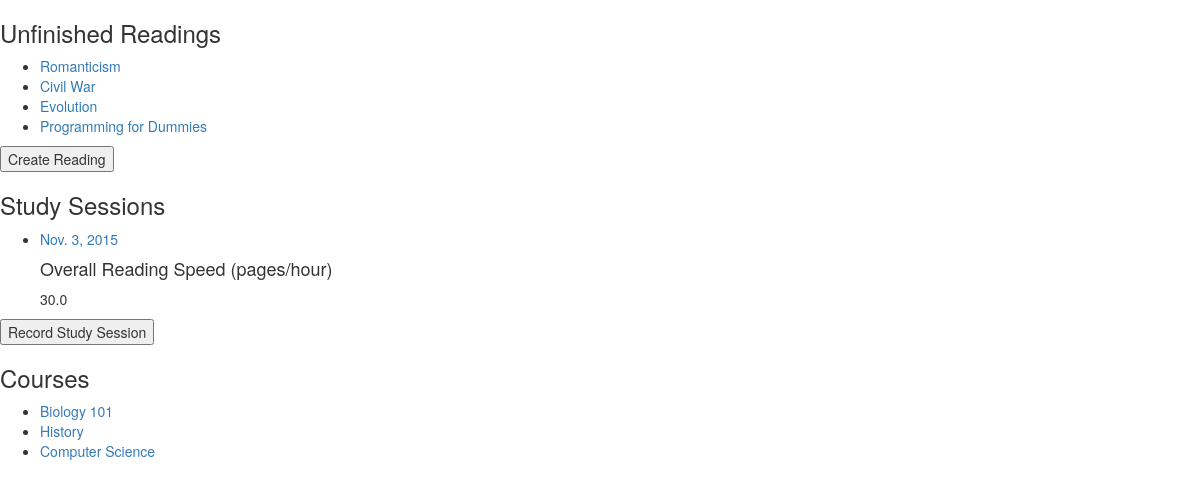
The app's page /, older data.
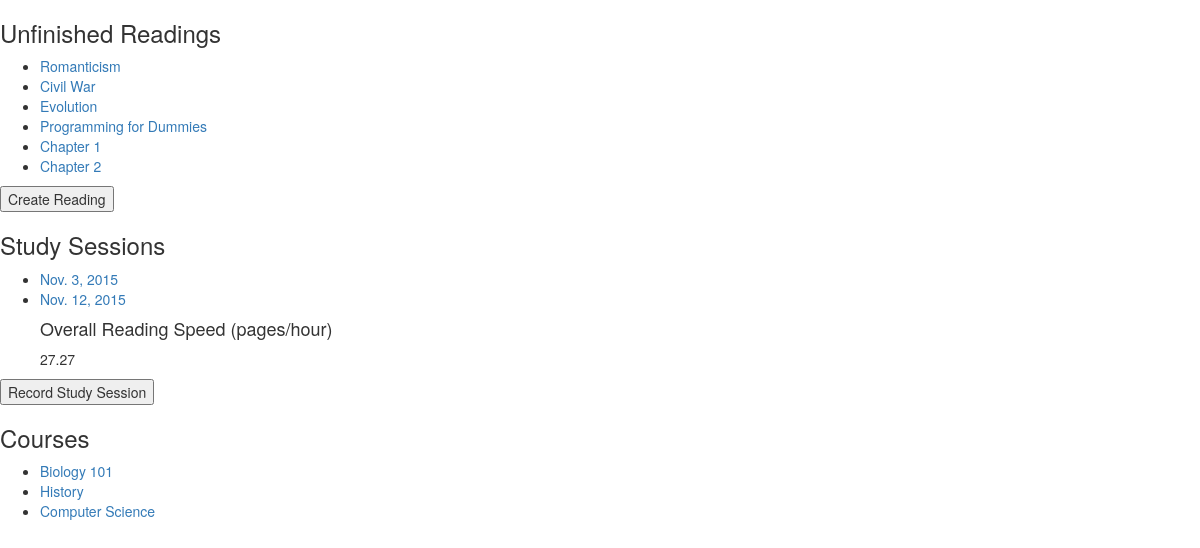
The same page, newer data.
### inventory/models.py (models this page shows, shortened)
class Item(models.Model):
	title = models.CharField(max_length=200)
	startPage = models.IntegerField()
	endPage = models.IntegerField()
	course = models.CharField(max_length=200)
	dueDate = models.DateField()

class StudySessions(models.Model):
	date = models.DateField()
	startPage = models.IntegerField()
	endPage = models.IntegerField()
	timeSpent = models.IntegerField()
	reading = models.ForeignKey(Item)

class Course(models.Model):
	title = models.CharField(max_length=200)

### inventory/views.py (the view)
# urls.py: url(r'^$', views.index, name='index'),
def index(request):
	items = Item.objects.all()
	studySessions = StudySessions.objects.all()
	course = Course.objects.all()
	totalMinSpent = 0
	totalPgRead = 0
	for oneSession in studySessions:
		totalPgRead = totalPgRead+oneSession.endPage-oneSession.startPage
		totalMinSpent = totalMinSpent+oneSession.timeSpent
	readingSpeed = round(float(totalPgRead)/float(totalMinSpent)*60, 2)
	return render(request, 'inventory/index.html', {
		'items': items,
		'studySessions': studySessions,
		'course': course,
		'readingSpeed': readingSpeed,
	})

### firstdjango/templates/inventory/index.html
{% extends "base.html" %}
{% block content %}
	<h3>Unfinished Readings</h3>
	<ul>
		{% for item in items %}
			<li>
				<a href="{% url 'item_detail' item.id %}">
					{{ item.title|capfirst }}
				</a>
			</li>
		{% endfor %}
	</ul>
        <form id="reading_form" method="get" action="/add_reading/">
		<input type="submit" name="submit" value="Create Reading" />
          </form>
	<h3>Study Sessions</h3>
	<ul>
		{% for studySession in studySessions %}
			<li>
				<a href="{% url 'studySession_detail' studySession.id %}">
					{{ studySession.date }}
				</a>
			</li>
		{% endfor %}
	<h4> Overall Reading Speed (pages/hour) </h4>
		{{ readingSpeed }}
	</ul>
	  <form id="session_form" method="get" action="/add_session/">
	<input type="submit" name="submit" value="Record Study Session" />
          </form>
	<h3>Courses</h3>
	<ul>
		{% for course in course %}
			<li>
				<a href="{% url 'course_detail' course.id %}">
					{{ course.title|capfirst }}
				</a>
			</li>
		{% endfor %}
	</ul>
{% endblock %}

### firstdjango/templates/base.html (shortened to what this page needs)
<!doctype html>
<html>
	<head>
			<link rel="stylesheet" href="//maxcdn.bootstrapcdn.com/bootstrap/3.2.0/css/bootstrap.min.css">
		<link rel="stylesheet" href="//maxcdn.bootstrapcdn.com/bootstrap/3.2.0/css/bootstrap-theme.min.css">
	</head>
	<body>
		{% block content %}
		{% endblock content %}
	</body>
</html>

Row changes from the older to the newer data that the page shows:
added Item: title "Chapter 1"
added Item: title "Chapter 2"
added StudySessions: date "Nov. 12, 2015"
Text that changed along with them:
{{ readingSpeed }}: "30.0" → "27.27"
